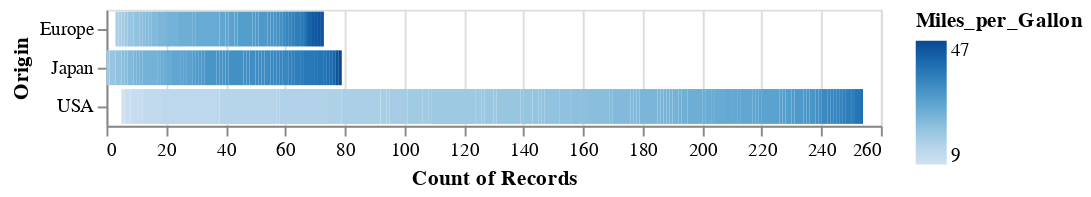

Source (notebook cell):
### Markdown cell above
Интересным свойством декларативного подхода Altair является возможность присвоения этих значений различным кодированиям, позволяющая иначе визуализировать те же данные.

Например, если присвоить накапливаемые мили за галлон цвету, можно получить следующий график:

### Code cell
alt.Chart(cars).mark_bar().encode(
    color=alt.Color('Miles_per_Gallon'),
    x='count()',
    y='Origin'
)

### Figure 1 — Vega-Lite specification as saved in the notebook (floating-point values rounded to 4 significant figures; data arrays with more than 128 entries replaced by an {"elided": "..."} marker saying what was removed)
{"config": {"view": {"continuousWidth": 400, "continuousHeight": 300}}, "data": {"name": "data-f02450ab61490a1363517a0190416235"}, "mark": "bar", "encoding": {"color": {"field": "Miles_per_Gallon", "type": "quantitative"}, "x": {"aggregate": "count", "type": "quantitative"}, "y": {"field": "Origin", "type": "nominal"}}, "$schema": "https://vega.github.io/schema/vega-lite/v4.17.0.json", "datasets": {"data-f02450ab61490a1363517a0190416235": {"elided": "406 records"}}}
